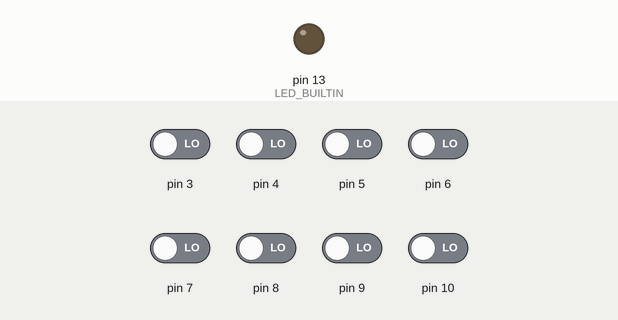
The sketch below on a simulated Arduino Uno, built with avr-gcc and run on an emulated ATmega328P. Shown: output pins drawn as LEDs (lit = HIGH). Inputs (shaded band) come from the test bench; at power-on: pin 3–10 LOW. What the sketch prints to the serial monitor is not drawn.

Above: at 0.1 s.
At 0.6 s:
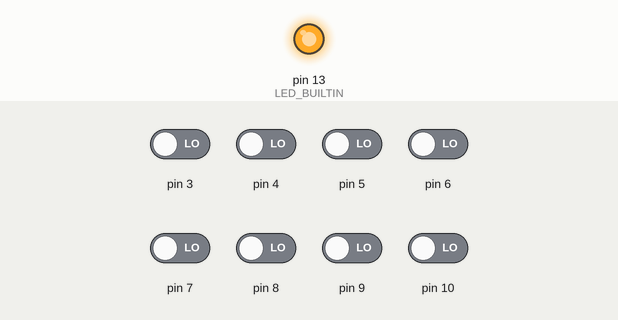
Timing chart, 0 to 12.0 s (numbered marks = the images above):
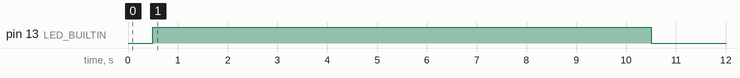

The sketch:

LineHunter_v_ref.ino
```cpp
#include <QTRSensors.h>

// This example is designed for use with eight RC QTR sensors. These
// reflectance sensors should be connected to digital pins 3 to 10. The
// sensors' emitter control pin (CTRL or LEDON) can optionally be connected to
// digital pin 2, or you can leave it disconnected and remove the call to
// setEmitterPin().
//
// The setup phase of this example calibrates the sensors for ten seconds and
// turns on the Arduino's LED (usually on pin 13) while calibration is going
// on. During this phase, you should expose each reflectance sensor to the
// lightest and darkest readings they will encounter. For example, if you are
// making a line follower, you should slide the sensors across the line during
// the calibration phase so that each sensor can get a reading of how dark the
// line is and how light the ground is.  Improper calibration will result in
// poor readings.
//
// The main loop of the example reads the calibrated sensor values and uses
// them to estimate the position of a line. You can test this by taping a piece
// of 3/4" black electrical tape to a piece of white paper and sliding the
// sensor across it. It prints the sensor values to the serial monitor as
// numbers from 0 (maximum reflectance) to 1000 (minimum reflectance) followed
// by the estimated location of the line as a number from 0 to 5000. 1000 means
// the line is directly under sensor 1, 2000 means directly under sensor 2,
// etc. 0 means the line is directly under sensor 0 or was last seen by sensor
// 0 before being lost. 5000 means the line is directly under sensor 5 or was
// last seen by sensor 5 before being lost.

QTRSensors qtr;

const uint8_t SensorCount = 8;
uint16_t sensorValues[SensorCount];

int value;

void setup()
{
  // configure the sensors
  qtr.setTypeRC();
  qtr.setSensorPins((const uint8_t[]){3, 4, 5, 6, 7, 8, 9, 10}, SensorCount);
  qtr.setEmitterPin(2);// we changed this to 11

  delay(500);
  pinMode(LED_BUILTIN, OUTPUT);
  digitalWrite(LED_BUILTIN, HIGH); // turn on Arduino's LED to indicate we are in calibration mode

  // 2.5 ms RC read timeout (default) * 10 reads per calibrate() call
  // = ~25 ms per calibrate() call.
  // Call calibrate() 400 times to make calibration take about 10 seconds.
  for (uint16_t i = 0; i < 400; i++)
  {
    qtr.calibrate();
  }
  digitalWrite(LED_BUILTIN, LOW); // turn off Arduino's LED to indicate we are through with calibration

  // print the calibration minimum values measured when emitters were on
  Serial.begin(9600);
  for (uint8_t i = 0; i < SensorCount; i++)
  {
    Serial.print(qtr.calibrationOn.minimum[i]);
    Serial.print(' ');
  }
  Serial.println();

  // print the calibration maximum values measured when emitters were on
  for (uint8_t i = 0; i < SensorCount; i++)
  {
    Serial.print(qtr.calibrationOn.maximum[i]);
    Serial.print(' ');
  }
  Serial.println();
  Serial.println();
  delay(1000);
}

void loop()
{
  // read calibrated sensor values and obtain a measure of the line position
  // from 0 to 5000 (for a white line, use readLineWhite() instead)
  uint16_t position = qtr.readLineBlack(sensorValues);

  // print the sensor values as numbers from 0 to 1000, where 0 means maximum
  // reflectance and 1000 means minimum reflectance, followed by the line
  // position
  for (uint8_t i = 0; i < SensorCount; i++)
  {
    if (sensorValues[i]>500){
      value = 0;
    }
    else{
      value = 1;
    }
    Serial.print(value);
    Serial.print('\t');
  }
  Serial.println(position);

  delay(250);
}
```
